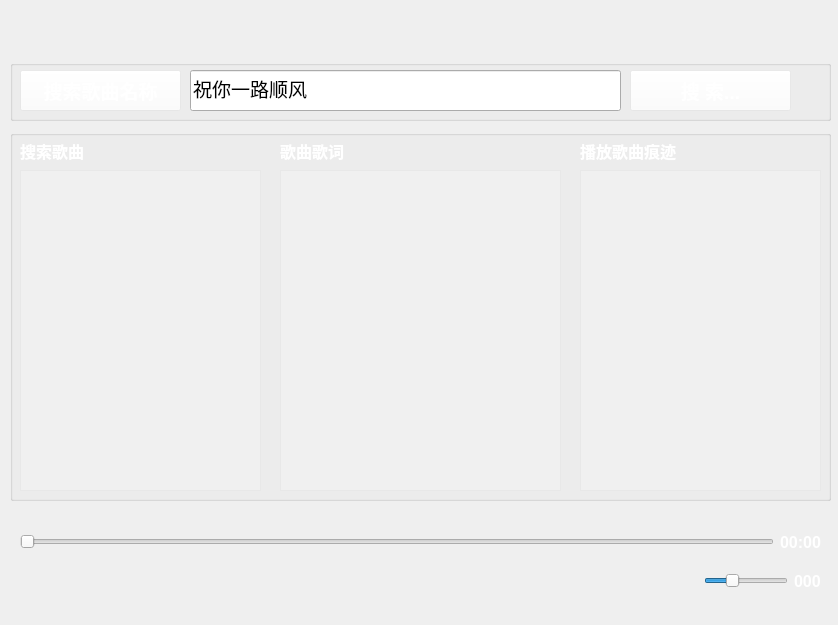
<?xml version="1.0" encoding="UTF-8"?>
<ui version="4.0">
 <class>MainWidget</class>
 <widget class="QWidget" name="MainWidget">
  <property name="geometry">
   <rect>
    <x>0</x>
    <y>0</y>
    <width>838</width>
    <height>625</height>
   </rect>
  </property>
  <property name="windowTitle">
   <string>MainWidget</string>
  </property>
  <property name="windowIcon">
   <iconset resource="images.qrc">
    <normaloff>:/new/prefix1/images/pase-hover.png</normaloff>:/new/prefix1/images/pase-hover.png</iconset>
  </property>
  <widget class="QPushButton" name="pushButton_Name">
   <property name="geometry">
    <rect>
     <x>20</x>
     <y>70</y>
     <width>161</width>
     <height>41</height>
    </rect>
   </property>
   <property name="font">
    <font>
     <family>Arial</family>
     <pointsize>14</pointsize>
     <weight>75</weight>
     <bold>true</bold>
    </font>
   </property>
   <property name="styleSheet">
    <string notr="true">color: rgb(255, 255, 255);
background-color: rgba(255, 255, 255, 50);</string>
   </property>
   <property name="text">
    <string>搜索歌曲名称</string>
   </property>
  </widget>
  <widget class="QLineEdit" name="lineEdit_Search">
   <property name="geometry">
    <rect>
     <x>190</x>
     <y>70</y>
     <width>431</width>
     <height>41</height>
    </rect>
   </property>
   <property name="font">
    <font>
     <family>新宋体</family>
     <pointsize>14</pointsize>
     <weight>50</weight>
     <bold>false</bold>
    </font>
   </property>
   <property name="text">
    <string>祝你一路顺风</string>
   </property>
  </widget>
  <widget class="QGroupBox" name="groupBox">
   <property name="geometry">
    <rect>
     <x>10</x>
     <y>60</y>
     <width>821</width>
     <height>61</height>
    </rect>
   </property>
   <property name="title">
    <string/>
   </property>
   <widget class="QPushButton" name="pushButton_Search">
    <property name="geometry">
     <rect>
      <x>620</x>
      <y>10</y>
      <width>161</width>
      <height>41</height>
     </rect>
    </property>
    <property name="font">
     <font>
      <family>Arial</family>
      <pointsize>14</pointsize>
      <weight>75</weight>
      <bold>true</bold>
     </font>
    </property>
    <property name="styleSheet">
     <string notr="true">color: rgb(255, 255, 255);
background-color: rgba(255, 255, 255, 50);</string>
    </property>
    <property name="text">
     <string>搜 索...</string>
    </property>
   </widget>
  </widget>
  <widget class="QListWidget" name="listWidget_Search">
   <property name="geometry">
    <rect>
     <x>20</x>
     <y>170</y>
     <width>241</width>
     <height>321</height>
    </rect>
   </property>
   <property name="cursor" stdset="0">
    <cursorShape>PointingHandCursor</cursorShape>
   </property>
   <property name="styleSheet">
    <string notr="true">color: rgb(255, 255, 255);
background-color: rgba(255, 255, 255, 50);</string>
   </property>
  </widget>
  <widget class="QLabel" name="label">
   <property name="geometry">
    <rect>
     <x>20</x>
     <y>140</y>
     <width>91</width>
     <height>21</height>
    </rect>
   </property>
   <property name="font">
    <font>
     <family>Arial</family>
     <pointsize>12</pointsize>
     <weight>75</weight>
     <bold>true</bold>
    </font>
   </property>
   <property name="styleSheet">
    <string notr="true">color:rgb(255, 255, 255);</string>
   </property>
   <property name="text">
    <string>搜索歌曲</string>
   </property>
  </widget>
  <widget class="QGroupBox" name="groupBox_2">
   <property name="geometry">
    <rect>
     <x>10</x>
     <y>130</y>
     <width>821</width>
     <height>371</height>
    </rect>
   </property>
   <property name="title">
    <string/>
   </property>
   <widget class="QLabel" name="label_2">
    <property name="geometry">
     <rect>
      <x>270</x>
      <y>10</y>
      <width>91</width>
      <height>21</height>
     </rect>
    </property>
    <property name="font">
     <font>
      <family>Arial</family>
      <pointsize>12</pointsize>
      <weight>75</weight>
      <bold>true</bold>
     </font>
    </property>
    <property name="styleSheet">
     <string notr="true">color:rgb(255, 255, 255);</string>
    </property>
    <property name="text">
     <string>歌曲歌词</string>
    </property>
   </widget>
   <widget class="QLabel" name="label_3">
    <property name="geometry">
     <rect>
      <x>570</x>
      <y>10</y>
      <width>131</width>
      <height>21</height>
     </rect>
    </property>
    <property name="font">
     <font>
      <family>Arial</family>
      <pointsize>12</pointsize>
      <weight>75</weight>
      <bold>true</bold>
     </font>
    </property>
    <property name="styleSheet">
     <string notr="true">color:rgb(255, 255, 255);</string>
    </property>
    <property name="text">
     <string>播放歌曲痕迹</string>
    </property>
   </widget>
   <widget class="QListWidget" name="listWidget_History">
    <property name="geometry">
     <rect>
      <x>570</x>
      <y>40</y>
      <width>241</width>
      <height>321</height>
     </rect>
    </property>
    <property name="cursor" stdset="0">
     <cursorShape>PointingHandCursor</cursorShape>
    </property>
    <property name="styleSheet">
     <string notr="true">color: rgb(255, 255, 255);
background-color: rgba(255, 255, 255, 50);</string>
    </property>
   </widget>
   <widget class="QTextBrowser" name="textBrowser_Lyric">
    <property name="geometry">
     <rect>
      <x>270</x>
      <y>40</y>
      <width>281</width>
      <height>321</height>
     </rect>
    </property>
    <property name="cursor" stdset="0">
     <cursorShape>PointingHandCursor</cursorShape>
    </property>
    <property name="styleSheet">
     <string notr="true">color: rgb(255, 255, 255);
background-color: rgba(255, 255, 255, 50);</string>
    </property>
   </widget>
  </widget>
  <widget class="QWidget" name="layoutWidget">
   <property name="geometry">
    <rect>
     <x>690</x>
     <y>0</y>
     <width>146</width>
     <height>42</height>
    </rect>
   </property>
   <layout class="QHBoxLayout" name="horizontalLayout">
    <item>
     <widget class="QPushButton" name="pushButton_About">
      <property name="cursor">
       <cursorShape>PointingHandCursor</cursorShape>
      </property>
      <property name="styleSheet">
       <string notr="true">QPushButton
{
border-radius:0px;
background-repeat:no-repeat;
border:none;
background-position:center center;

}
QPushButton:hover{

background-color: rgba(230,0,0,0.5);
}
QPushButton:pressed{
background-color: rgba(95, 95, 95,100);
border-color:rgba(255,255,255,30);
border-style:inset;
color:rgba(0,0,0,100);

}
</string>
      </property>
      <property name="text">
       <string/>
      </property>
      <property name="icon">
       <iconset resource="images.qrc">
        <normaloff>:/new/prefix1/images/about.png</normaloff>:/new/prefix1/images/about.png</iconset>
      </property>
      <property name="iconSize">
       <size>
        <width>32</width>
        <height>32</height>
       </size>
      </property>
     </widget>
    </item>
    <item>
     <widget class="QPushButton" name="pushButton_Skin">
      <property name="cursor">
       <cursorShape>PointingHandCursor</cursorShape>
      </property>
      <property name="styleSheet">
       <string notr="true">QPushButton
{
border-radius:0px;
background-repeat:no-repeat;
border:none;
background-position:center center;

}
QPushButton:hover{

background-color: rgba(230,0,0,0.5);
}
QPushButton:pressed{
background-color: rgba(95, 95, 95,100);
border-color:rgba(255,255,255,30);
border-style:inset;
color:rgba(0,0,0,100);

}
</string>
      </property>
      <property name="text">
       <string/>
      </property>
      <property name="icon">
       <iconset resource="images.qrc">
        <normaloff>:/new/prefix1/images/skin.png</normaloff>:/new/prefix1/images/skin.png</iconset>
      </property>
      <property name="iconSize">
       <size>
        <width>32</width>
        <height>32</height>
       </size>
      </property>
     </widget>
    </item>
    <item>
     <widget class="QPushButton" name="pushButton_Close">
      <property name="cursor">
       <cursorShape>PointingHandCursor</cursorShape>
      </property>
      <property name="styleSheet">
       <string notr="true">QPushButton
{
border-radius:0px;
background-repeat:no-repeat;
border:none;
background-position:center center;

}
QPushButton:hover{

background-color: rgba(230,0,0,0.5);
}
QPushButton:pressed{
background-color: rgba(95, 95, 95,100);
border-color:rgba(255,255,255,30);
border-style:inset;
color:rgba(0,0,0,100);

}
</string>
      </property>
      <property name="text">
       <string/>
      </property>
      <property name="icon">
       <iconset resource="images.qrc">
        <normaloff>:/new/prefix1/images/quit.png</normaloff>:/new/prefix1/images/quit.png</iconset>
      </property>
      <property name="iconSize">
       <size>
        <width>32</width>
        <height>32</height>
       </size>
      </property>
     </widget>
    </item>
   </layout>
  </widget>
  <widget class="QWidget" name="layoutWidget">
   <property name="geometry">
    <rect>
     <x>20</x>
     <y>530</y>
     <width>801</width>
     <height>24</height>
    </rect>
   </property>
   <layout class="QHBoxLayout" name="horizontalLayout_2">
    <item>
     <widget class="QSlider" name="progressSlider">
      <property name="cursor">
       <cursorShape>PointingHandCursor</cursorShape>
      </property>
      <property name="maximum">
       <number>100</number>
      </property>
      <property name="orientation">
       <enum>Qt::Horizontal</enum>
      </property>
     </widget>
    </item>
    <item>
     <widget class="QLabel" name="label_Time">
      <property name="font">
       <font>
        <family>Arial</family>
        <pointsize>12</pointsize>
        <weight>75</weight>
        <bold>true</bold>
       </font>
      </property>
      <property name="styleSheet">
       <string notr="true">color:rgb(255, 255, 255);</string>
      </property>
      <property name="text">
       <string>00:00</string>
      </property>
     </widget>
    </item>
   </layout>
  </widget>
  <widget class="QWidget" name="layoutWidget">
   <property name="geometry">
    <rect>
     <x>20</x>
     <y>560</y>
     <width>801</width>
     <height>42</height>
    </rect>
   </property>
   <layout class="QHBoxLayout" name="horizontalLayout_3">
    <item>
     <widget class="QPushButton" name="pushButton_Front">
      <property name="cursor">
       <cursorShape>PointingHandCursor</cursorShape>
      </property>
      <property name="toolTip">
       <string>上一曲</string>
      </property>
      <property name="styleSheet">
       <string notr="true">QPushButton
{
background-repeat:no-repeat;
background-position:center center;
border:none;
}
QPushButton:hover{
background-repeat:no-repeat;
background-position:center center;
}
QPushButton:pressed{
background-repeat:no-repeat;
background-position:center center;
}
</string>
      </property>
      <property name="text">
       <string/>
      </property>
      <property name="icon">
       <iconset resource="images.qrc">
        <normaloff>:/new/prefix1/images/pre-hover.png</normaloff>:/new/prefix1/images/pre-hover.png</iconset>
      </property>
      <property name="iconSize">
       <size>
        <width>32</width>
        <height>32</height>
       </size>
      </property>
     </widget>
    </item>
    <item>
     <spacer name="horizontalSpacer_7">
      <property name="orientation">
       <enum>Qt::Horizontal</enum>
      </property>
      <property name="sizeHint" stdset="0">
       <size>
        <width>40</width>
        <height>20</height>
       </size>
      </property>
     </spacer>
    </item>
    <item>
     <spacer name="horizontalSpacer_6">
      <property name="orientation">
       <enum>Qt::Horizontal</enum>
      </property>
      <property name="sizeHint" stdset="0">
       <size>
        <width>40</width>
        <height>20</height>
       </size>
      </property>
     </spacer>
    </item>
    <item>
     <widget class="QPushButton" name="pushButton_Playpause">
      <property name="cursor">
       <cursorShape>PointingHandCursor</cursorShape>
      </property>
      <property name="toolTip">
       <string>播放|暂停</string>
      </property>
      <property name="styleSheet">
       <string notr="true">QPushButton
{
background-repeat:no-repeat;
background-position:center center;
border:none;
}
QPushButton:hover{
background-repeat:no-repeat;
background-position:center center;
}
QPushButton:pressed{
background-repeat:no-repeat;
background-position:center center;
}
</string>
      </property>
      <property name="text">
       <string/>
      </property>
      <property name="icon">
       <iconset resource="images.qrc">
        <normaloff>:/new/prefix1/images/pase-hover.png</normaloff>:/new/prefix1/images/pase-hover.png</iconset>
      </property>
      <property name="iconSize">
       <size>
        <width>32</width>
        <height>32</height>
       </size>
      </property>
     </widget>
    </item>
    <item>
     <spacer name="horizontalSpacer_8">
      <property name="orientation">
       <enum>Qt::Horizontal</enum>
      </property>
      <property name="sizeHint" stdset="0">
       <size>
        <width>40</width>
        <height>20</height>
       </size>
      </property>
     </spacer>
    </item>
    <item>
     <spacer name="horizontalSpacer_5">
      <property name="orientation">
       <enum>Qt::Horizontal</enum>
      </property>
      <property name="sizeHint" stdset="0">
       <size>
        <width>40</width>
        <height>20</height>
       </size>
      </property>
     </spacer>
    </item>
    <item>
     <widget class="QPushButton" name="pushButton_Next">
      <property name="cursor">
       <cursorShape>PointingHandCursor</cursorShape>
      </property>
      <property name="toolTip">
       <string>下一曲</string>
      </property>
      <property name="styleSheet">
       <string notr="true">QPushButton
{
background-repeat:no-repeat;
background-position:center center;
border:none;
}
QPushButton:hover{
background-repeat:no-repeat;
background-position:center center;
}
QPushButton:pressed{
background-repeat:no-repeat;
background-position:center center;
}
</string>
      </property>
      <property name="text">
       <string/>
      </property>
      <property name="icon">
       <iconset resource="images.qrc">
        <normaloff>:/new/prefix1/images/next-hover.png</normaloff>:/new/prefix1/images/next-hover.png</iconset>
      </property>
      <property name="iconSize">
       <size>
        <width>32</width>
        <height>32</height>
       </size>
      </property>
     </widget>
    </item>
    <item>
     <spacer name="horizontalSpacer_4">
      <property name="orientation">
       <enum>Qt::Horizontal</enum>
      </property>
      <property name="sizeHint" stdset="0">
       <size>
        <width>40</width>
        <height>20</height>
       </size>
      </property>
     </spacer>
    </item>
    <item>
     <spacer name="horizontalSpacer_3">
      <property name="orientation">
       <enum>Qt::Horizontal</enum>
      </property>
      <property name="sizeHint" stdset="0">
       <size>
        <width>40</width>
        <height>20</height>
       </size>
      </property>
     </spacer>
    </item>
    <item>
     <widget class="QPushButton" name="pushButton_Loopplay">
      <property name="cursor">
       <cursorShape>PointingHandCursor</cursorShape>
      </property>
      <property name="toolTip">
       <string>循环播放</string>
      </property>
      <property name="styleSheet">
       <string notr="true">QPushButton
{
background-repeat:no-repeat;
background-position:center center;
border:none;
}
QPushButton:hover{
background-repeat:no-repeat;
background-position:center center;
}
QPushButton:pressed{
background-repeat:no-repeat;
background-position:center center;
}
</string>
      </property>
      <property name="text">
       <string/>
      </property>
      <property name="icon">
       <iconset resource="images.qrc">
        <normaloff>:/new/prefix1/images/loop-hover.png</normaloff>:/new/prefix1/images/loop-hover.png</iconset>
      </property>
      <property name="iconSize">
       <size>
        <width>32</width>
        <height>32</height>
       </size>
      </property>
     </widget>
    </item>
    <item>
     <spacer name="horizontalSpacer_2">
      <property name="orientation">
       <enum>Qt::Horizontal</enum>
      </property>
      <property name="sizeHint" stdset="0">
       <size>
        <width>40</width>
        <height>20</height>
       </size>
      </property>
     </spacer>
    </item>
    <item>
     <spacer name="horizontalSpacer">
      <property name="orientation">
       <enum>Qt::Horizontal</enum>
      </property>
      <property name="sizeHint" stdset="0">
       <size>
        <width>40</width>
        <height>20</height>
       </size>
      </property>
     </spacer>
    </item>
    <item>
     <widget class="QSlider" name="VopSlider">
      <property name="cursor">
       <cursorShape>PointingHandCursor</cursorShape>
      </property>
      <property name="maximum">
       <number>100</number>
      </property>
      <property name="value">
       <number>30</number>
      </property>
      <property name="orientation">
       <enum>Qt::Horizontal</enum>
      </property>
     </widget>
    </item>
    <item>
     <widget class="QLabel" name="label_Vop">
      <property name="font">
       <font>
        <family>Arial</family>
        <pointsize>12</pointsize>
        <weight>75</weight>
        <bold>true</bold>
       </font>
      </property>
      <property name="styleSheet">
       <string notr="true">color:rgb(255, 255, 255);</string>
      </property>
      <property name="text">
       <string>000</string>
      </property>
     </widget>
    </item>
   </layout>
  </widget>
  <zorder>layoutWidget</zorder>
  <zorder>layoutWidget</zorder>
  <zorder>layoutWidget</zorder>
  <zorder>groupBox_2</zorder>
  <zorder>groupBox</zorder>
  <zorder>pushButton_Name</zorder>
  <zorder>lineEdit_Search</zorder>
  <zorder>listWidget_Search</zorder>
  <zorder>label</zorder>
 </widget>
 <resources>
  <include location="images.qrc"/>
 </resources>
 <connections/>
</ui>
